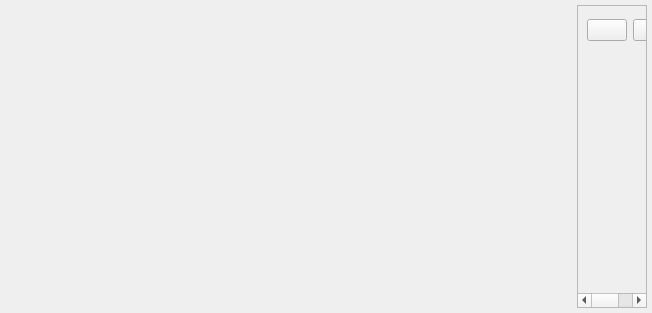
<?xml version="1.0" encoding="UTF-8"?>
<ui version="4.0">
 <class>ChartWidget</class>
 <widget class="QWidget" name="ChartWidget">
  <property name="geometry">
   <rect>
    <x>0</x>
    <y>0</y>
    <width>652</width>
    <height>313</height>
   </rect>
  </property>
  <property name="windowTitle">
   <string>Form</string>
  </property>
  <layout class="QHBoxLayout" name="horizontalLayout_2" stretch="99,1">
   <property name="spacing">
    <number>5</number>
   </property>
   <property name="leftMargin">
    <number>5</number>
   </property>
   <property name="topMargin">
    <number>5</number>
   </property>
   <property name="rightMargin">
    <number>5</number>
   </property>
   <property name="bottomMargin">
    <number>5</number>
   </property>
   <item>
    <widget class="QwtPlot" name="m_plot">
     <property name="sizePolicy">
      <sizepolicy hsizetype="Expanding" vsizetype="Expanding">
       <horstretch>0</horstretch>
       <verstretch>0</verstretch>
      </sizepolicy>
     </property>
    </widget>
   </item>
   <item>
    <widget class="VerticalScrollArea" name="m_detailsPanel">
     <property name="widgetResizable">
      <bool>true</bool>
     </property>
     <widget class="QWidget" name="scrollAreaWidgetContents">
      <property name="geometry">
       <rect>
        <x>0</x>
        <y>0</y>
        <width>360</width>
        <height>280</height>
       </rect>
      </property>
      <property name="sizePolicy">
       <sizepolicy hsizetype="Expanding" vsizetype="Expanding">
        <horstretch>0</horstretch>
        <verstretch>0</verstretch>
       </sizepolicy>
      </property>
      <layout class="QGridLayout" name="gridLayout_2">
       <property name="leftMargin">
        <number>0</number>
       </property>
       <property name="topMargin">
        <number>0</number>
       </property>
       <property name="rightMargin">
        <number>0</number>
       </property>
       <property name="bottomMargin">
        <number>0</number>
       </property>
       <item row="0" column="0">
        <widget class="QWidget" name="widgetDetail" native="true">
         <property name="sizePolicy">
          <sizepolicy hsizetype="Expanding" vsizetype="Expanding">
           <horstretch>0</horstretch>
           <verstretch>0</verstretch>
          </sizepolicy>
         </property>
         <layout class="QVBoxLayout" name="verticalLayout">
          <item>
           <layout class="QHBoxLayout" name="horizontalLayout">
            <item>
             <widget class="QPushButton" name="pushButtonAutoZoom">
              <property name="toolTip">
               <string>Автоматически подобрать масштаб</string>
              </property>
              <property name="statusTip">
               <string>Автоматически подобрать масштаб</string>
              </property>
              <property name="whatsThis">
               <string>Автоматически подобрать масштаб</string>
              </property>
              <property name="text">
               <string/>
              </property>
              <property name="icon">
               <iconset resource="images.qrc">
                <normaloff>:/icons/icons/find.png</normaloff>:/icons/icons/find.png</iconset>
              </property>
              <property name="iconSize">
               <size>
                <width>24</width>
                <height>24</height>
               </size>
              </property>
             </widget>
            </item>
            <item>
             <widget class="QPushButton" name="pushButtonSelectInterval">
              <property name="toolTip">
               <string>Выбрать интервал времени</string>
              </property>
              <property name="statusTip">
               <string>Выбрать интервал времени</string>
              </property>
              <property name="whatsThis">
               <string>Выбрать интервал времени</string>
              </property>
              <property name="text">
               <string/>
              </property>
              <property name="icon">
               <iconset resource="images.qrc">
                <normaloff>:/icons/icons/selection_interval.png</normaloff>:/icons/icons/selection_interval.png</iconset>
              </property>
              <property name="iconSize">
               <size>
                <width>24</width>
                <height>24</height>
               </size>
              </property>
              <property name="checkable">
               <bool>true</bool>
              </property>
             </widget>
            </item>
            <item>
             <widget class="QPushButton" name="pushButtonGrid">
              <property name="toolTip">
               <string>Вкл./Выкл сетку</string>
              </property>
              <property name="statusTip">
               <string>Вкл./Выкл сетку</string>
              </property>
              <property name="whatsThis">
               <string>Вкл./Выкл сетку</string>
              </property>
              <property name="text">
               <string/>
              </property>
              <property name="icon">
               <iconset resource="images.qrc">
                <normaloff>:/icons/icons/grid.png</normaloff>:/icons/icons/grid.png</iconset>
              </property>
              <property name="iconSize">
               <size>
                <width>24</width>
                <height>24</height>
               </size>
              </property>
              <property name="checkable">
               <bool>true</bool>
              </property>
             </widget>
            </item>
            <item>
             <widget class="QToolButton" name="toolButtonIntervalVisibled">
              <property name="toolTip">
               <string>Вкл./Выкл интервалов</string>
              </property>
              <property name="statusTip">
               <string>Вкл./Выкл интервалов</string>
              </property>
              <property name="whatsThis">
               <string>Вкл./Выкл интервалов</string>
              </property>
              <property name="text">
               <string/>
              </property>
              <property name="icon">
               <iconset resource="images.qrc">
                <normaloff>:/icons/icons/interval_visible.png</normaloff>:/icons/icons/interval_visible.png</iconset>
              </property>
              <property name="iconSize">
               <size>
                <width>24</width>
                <height>24</height>
               </size>
              </property>
              <property name="popupMode">
               <enum>QToolButton::InstantPopup</enum>
              </property>
             </widget>
            </item>
            <item>
             <widget class="QToolButton" name="toolButtonMaxMinValues">
              <property name="toolTip">
               <string>Настройка границ</string>
              </property>
              <property name="statusTip">
               <string>Настройка границ</string>
              </property>
              <property name="whatsThis">
               <string>Настройка границ</string>
              </property>
              <property name="icon">
               <iconset resource="images.qrc">
                <normaloff>:/icons/icons/max_min.png</normaloff>:/icons/icons/max_min.png</iconset>
              </property>
              <property name="iconSize">
               <size>
                <width>24</width>
                <height>24</height>
               </size>
              </property>
              <property name="popupMode">
               <enum>QToolButton::InstantPopup</enum>
              </property>
             </widget>
            </item>
            <item>
             <widget class="QPushButton" name="pushButtonTimerOnline">
              <property name="text">
               <string/>
              </property>
              <property name="icon">
               <iconset resource="images.qrc">
                <normaloff>:/icons/icons/start.png</normaloff>:/icons/icons/start.png</iconset>
              </property>
              <property name="iconSize">
               <size>
                <width>24</width>
                <height>24</height>
               </size>
              </property>
              <property name="checkable">
               <bool>true</bool>
              </property>
             </widget>
            </item>
            <item>
             <widget class="QPushButton" name="pushButtonClear">
              <property name="toolTip">
               <string>Сбросить все настройки по умолчанию</string>
              </property>
              <property name="statusTip">
               <string>Сбросить все настройки по умолчанию</string>
              </property>
              <property name="whatsThis">
               <string>Сбросить все настройки по умолчанию</string>
              </property>
              <property name="text">
               <string/>
              </property>
              <property name="icon">
               <iconset resource="images.qrc">
                <normaloff>:/icons/icons/clear.png</normaloff>:/icons/icons/clear.png</iconset>
              </property>
              <property name="iconSize">
               <size>
                <width>24</width>
                <height>24</height>
               </size>
              </property>
             </widget>
            </item>
            <item>
             <spacer name="horizontalSpacer">
              <property name="orientation">
               <enum>Qt::Horizontal</enum>
              </property>
              <property name="sizeType">
               <enum>QSizePolicy::MinimumExpanding</enum>
              </property>
              <property name="sizeHint" stdset="0">
               <size>
                <width>40</width>
                <height>20</height>
               </size>
              </property>
             </spacer>
            </item>
           </layout>
          </item>
          <item>
           <spacer name="verticalSpacer">
            <property name="orientation">
             <enum>Qt::Vertical</enum>
            </property>
            <property name="sizeHint" stdset="0">
             <size>
              <width>20</width>
              <height>40</height>
             </size>
            </property>
           </spacer>
          </item>
         </layout>
        </widget>
       </item>
      </layout>
     </widget>
    </widget>
   </item>
  </layout>
 </widget>
 <customwidgets>
  <customwidget>
   <class>QwtPlot</class>
   <extends>QFrame</extends>
   <header>qwt_plot.h</header>
   <container>1</container>
  </customwidget>
  <customwidget>
   <class>VerticalScrollArea</class>
   <extends>QScrollArea</extends>
   <header>verticalscrollarea.h</header>
   <container>1</container>
  </customwidget>
 </customwidgets>
 <resources>
  <include location="images.qrc"/>
 </resources>
 <connections/>
</ui>
